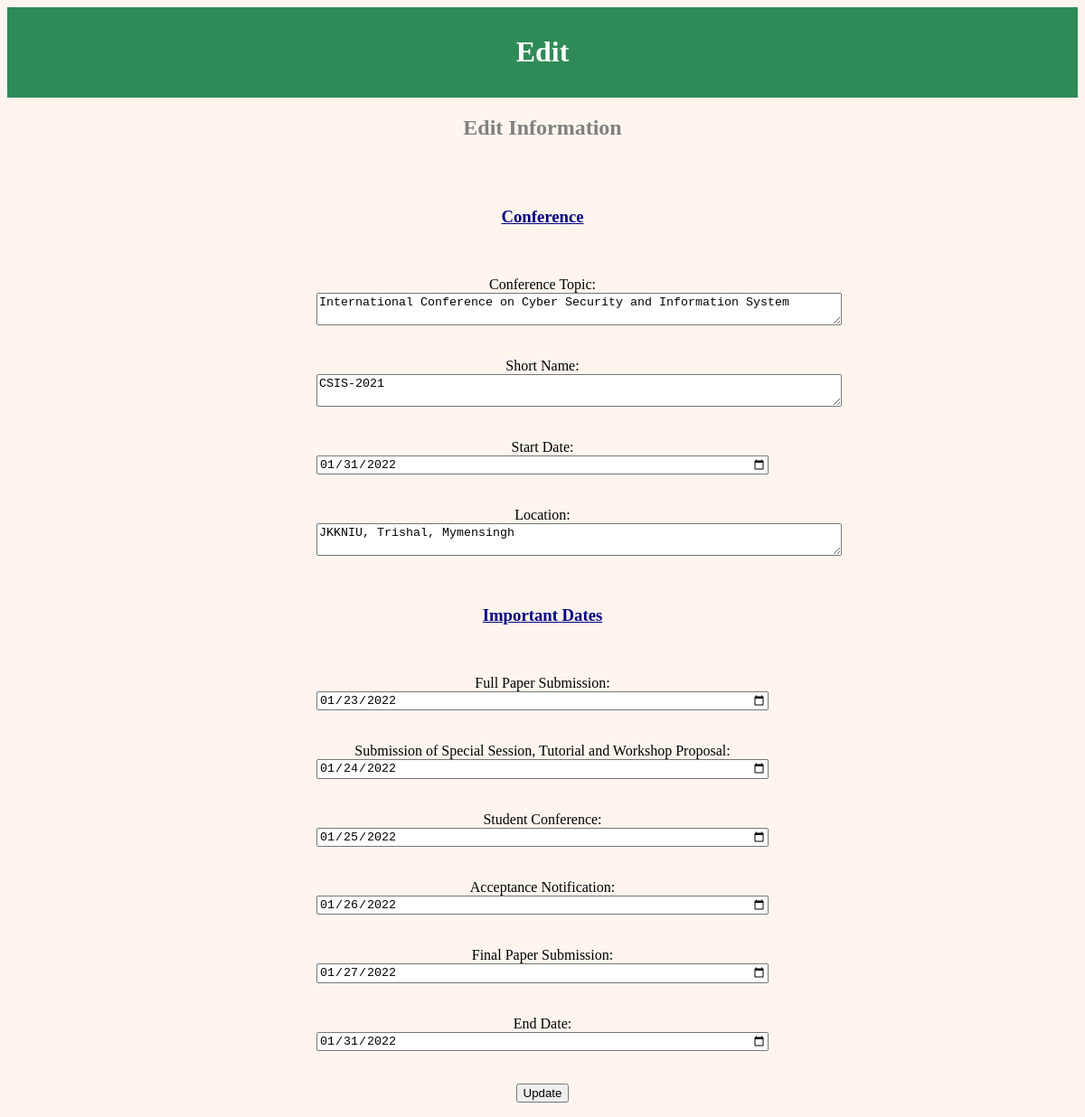
Page /Admin/edit_form.php?id=1 (signed in) on the committed database.
### tables this page shows
CREATE TABLE `form` (
  `id` int(10) NOT NULL,
  `conference` text NOT NULL,
  `shortname` varchar(255) NOT NULL,
  `date` date NOT NULL,
  `location` varchar(255) NOT NULL,
  `date1` date NOT NULL,
  `date2` date NOT NULL,
  `date3` date NOT NULL,
  `date4` date NOT NULL,
  `date5` date NOT NULL,
  `date6` date NOT NULL
);

### Admin/edit_form.php (the view, shortened to what this page needs)
<?php
include("config.php");
$id=$_GET['id'];
$result = mysqli_query($conn, "SELECT * FROM form where id=$id");
while($res = mysqli_fetch_array($result))
{
	$conference = $res['conference'];
	$sname = $res['shortname'];
	$date=$res['date'];
    $location = $res['location'];
    $date1=$res['date1'];
	$date2=$res['date2'];
	$date3=$res['date3'];
	$date4=$res['date4'];
	$date5=$res['date5'];
	$date6=$res['date6'];
}
?>
<html>
<head>
  <link rel="stylesheet" type="text/css" href="style.css">
<div class="header">
<h1>Edit</h1>
</div>
<center><h2>Edit Information</h2></center>
</head>
<body>
    <div class = "body_sec">
        <section id="Content">
		<center>
           <div class="form">
		      <form name="form1" method="post" action="edit_form.php">
                <br><br>
				<div class="container2">
                <center><strong><h3><u>Conference</u></h3></strong></center><br><br>
<center>Conference Topic: <textarea name="conference" rows="2" cols="70" required><?php echo $conference;?></textarea></center><br><br>
<center>Short Name:<textarea name="sname" rows="2" cols="70" required><?php echo $sname;?></textarea></center><br><br>
<center>Start Date: <input type="date" name="date" id="datefield" value="<?php echo $date;?>" required></center><br><br>
<center>Location:<textarea name="location" rows="2" cols="70" required><?php echo $location;?></textarea></center><br><br>
<center><strong><h3><u>Important Dates</u></h3></strong></center><br><br>
<center>Full Paper Submission:<input type="date" name="date1" id="datefield1" value="<?php echo $date1;?>" required></center><br><br>
<center>Submission of Special Session, Tutorial and Workshop Proposal:<input type="date" name="date2" id="datefield2" value="<?php echo $date2;?>"></center><br><br>
<center>Student Conference: <input type="date" name="date3" id="datefield3" value="<?php echo $date3;?>"></center><br><br>
<center>Acceptance Notification:<input type="date" name="date4" id="datefield4" value="<?php echo $date4;?>" required></center><br><br>
<center>Final Paper Submission:<input type="date" name="date5" id="datefield5" value="<?php echo $date5;?>" required></center><br><br>
<center>End Date:<input type="date" name="date6" id="datefield6" value="<?php echo $date6;?>" required></center><br><br>
</div>
<input type="submit" name="update" value="Update">
</form>
</center>
 </section>
    </div>
</body>
</html>

### Admin/style.css (style rules this page uses)
.header { background-color:SeaGreen; text-align:center; color:white; padding-top:10px; padding-left:10px; padding-right:10px; padding-bottom:10px; }
h2 { color:gray; text-align:center; }
h3 { color:navy; text-align:center; }
body { background-color:SeaShell; }
.container2 { width:500px; clear:both; }
.container2 input { width:100%; clear:both; }

### rows in the picture
form: conference "International Conference on Cyber Security and Information System", sname "CSIS-2021", date "01/31/2022", location "JKKNIU, Trishal, Mymensingh", date1 "01/23/2022", date2 "01/24/2022", date3 "01/25/2022", date4 "01/26/2022", date5 "01/27/2022", date6 "01/31/2022"
